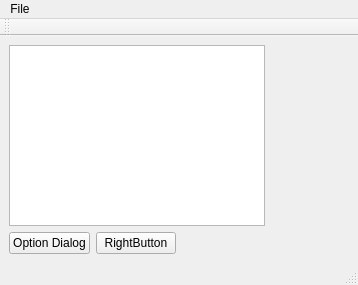
<?xml version="1.0" encoding="UTF-8"?>
<ui version="4.0">
 <class>MainWindow</class>
 <widget class="QMainWindow" name="MainWindow">
  <property name="geometry">
   <rect>
    <x>0</x>
    <y>0</y>
    <width>358</width>
    <height>285</height>
   </rect>
  </property>
  <property name="windowTitle">
   <string>MainWindow</string>
  </property>
  <widget class="QWidget" name="centralwidget">
   <layout class="QVBoxLayout" name="verticalLayout">
    <item>
     <layout class="QHBoxLayout" name="horizontalLayout" stretch="0,1">
      <item>
       <widget class="QTreeView" name="treeView">
        <property name="contextMenuPolicy">
         <enum>Qt::ContextMenuPolicy::ActionsContextMenu</enum>
        </property>
       </widget>
      </item>
      <item>
       <widget class="QVTKOpenGLNativeWidget" name="renderWidget" native="true">
        <property name="minimumSize">
         <size>
          <width>10</width>
          <height>0</height>
         </size>
        </property>
       </widget>
      </item>
     </layout>
    </item>
    <item>
     <layout class="QHBoxLayout" name="horizontalLayout_2">
      <item>
       <widget class="QPushButton" name="OptionDialogButton">
        <property name="text">
         <string>Option Dialog</string>
        </property>
       </widget>
      </item>
      <item>
       <widget class="QPushButton" name="RightButton">
        <property name="text">
         <string>RightButton</string>
        </property>
       </widget>
      </item>
      <item>
       <spacer name="horizontalSpacer">
        <property name="orientation">
         <enum>Qt::Orientation::Horizontal</enum>
        </property>
        <property name="sizeHint" stdset="0">
         <size>
          <width>40</width>
          <height>20</height>
         </size>
        </property>
       </spacer>
      </item>
     </layout>
    </item>
   </layout>
  </widget>
  <widget class="QMenuBar" name="menubar">
   <property name="geometry">
    <rect>
     <x>0</x>
     <y>0</y>
     <width>358</width>
     <height>17</height>
    </rect>
   </property>
   <widget class="QMenu" name="menuFile">
    <property name="title">
     <string>File</string>
    </property>
    <addaction name="actionOpen_File"/>
    <addaction name="actionSave_File"/>
   </widget>
   <addaction name="menuFile"/>
  </widget>
  <widget class="QStatusBar" name="statusbar"/>
  <widget class="QToolBar" name="toolBar">
   <property name="windowTitle">
    <string>toolBar</string>
   </property>
   <attribute name="toolBarArea">
    <enum>TopToolBarArea</enum>
   </attribute>
   <attribute name="toolBarBreak">
    <bool>false</bool>
   </attribute>
  </widget>
  <action name="actionOpen_File">
   <property name="icon">
    <iconset resource="icons.qrc">
     <normaloff>:/icons/icons/fileopen.png</normaloff>:/icons/icons/fileopen.png</iconset>
   </property>
   <property name="text">
    <string>Open File</string>
   </property>
  </action>
  <action name="actionSave_File">
   <property name="icon">
    <iconset resource="icons.qrc">
     <normaloff>:/icons/icons/filesave.png</normaloff>:/icons/icons/filesave.png</iconset>
   </property>
   <property name="text">
    <string>Save File</string>
   </property>
   <property name="menuRole">
    <enum>QAction::MenuRole::NoRole</enum>
   </property>
  </action>
  <action name="actionItem_options">
   <property name="icon">
    <iconset resource="icons.qrc">
     <normaloff>:/icons/icons/help.png</normaloff>:/icons/icons/help.png</iconset>
   </property>
   <property name="text">
    <string>Item_options</string>
   </property>
   <property name="menuRole">
    <enum>QAction::MenuRole::NoRole</enum>
   </property>
  </action>
 </widget>
 <customwidgets>
  <customwidget>
   <class>QVTKOpenGLNativeWidget</class>
   <extends>QWidget</extends>
   <header>qvtkopenglnativewidget.h</header>
   <container>1</container>
  </customwidget>
 </customwidgets>
 <resources>
  <include location="icons.qrc"/>
 </resources>
 <connections/>
</ui>
